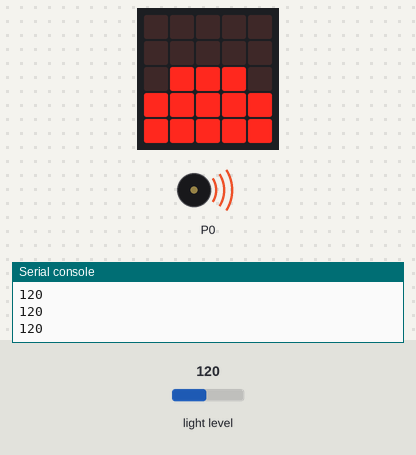
A program run on a simulated BBC micro:bit (MakeCode). Shown: the board's 5×5 LED display, buzzer (waves = sounding), the last lines printed to the serial console. Inputs (shaded band) come from the test bench; at power-on: light level 120.

Above: at 1.2 s.
1.3 s: light level set to 5
At 2.0 s:
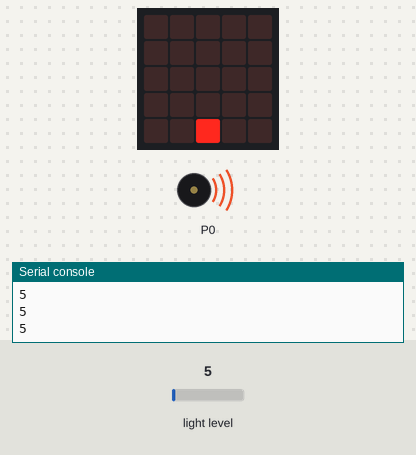
2.8 s: light level set to 64
At 4.0 s:
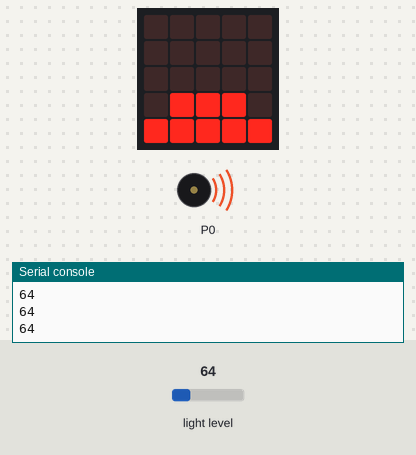
4.3 s: light level set to 128
At 5.4 s:
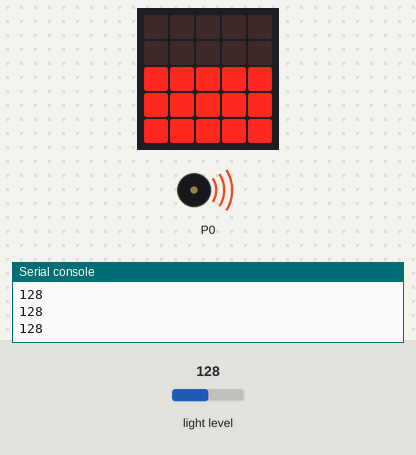
5.8 s: light level set to 191
At 7.0 s:
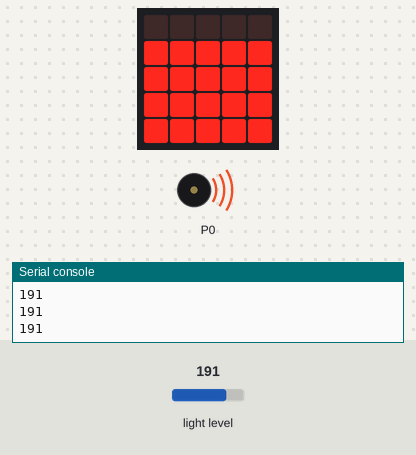
7.3 s: light level set to 250
At 8.1 s:
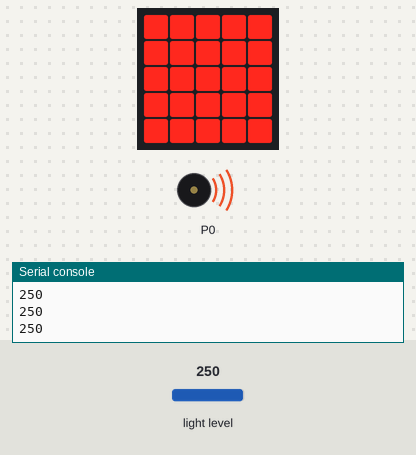
8.8 s: light level set to 29
At 10.2 s:
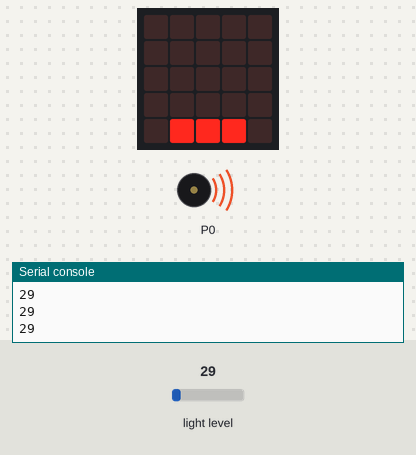
Timing chart, 0 to 11.3 s (numbered marks = the images above; inputs shaded):
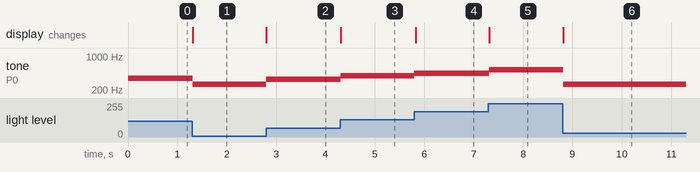

The program:

main.ts
```typescript
basic.clearScreen()
basic.forever(function () {
    led.plotBarGraph(
    input.lightLevel(),
    255
    )
    if (input.lightLevel() >= 0 && input.lightLevel() < 32) {
        music.ringTone(262)
    } else if (input.lightLevel() >= 32 && input.lightLevel() < 64) {
        music.ringTone(294)
    } else if (input.lightLevel() >= 64 && input.lightLevel() < 96) {
        music.ringTone(330)
    } else if (input.lightLevel() >= 96 && input.lightLevel() < 128) {
        music.ringTone(349)
    } else if (input.lightLevel() >= 128 && input.lightLevel() < 160) {
        music.ringTone(392)
    } else if (input.lightLevel() >= 160 && input.lightLevel() < 192) {
        music.ringTone(440)
    } else if (input.lightLevel() >= 192 && input.lightLevel() < 224) {
        music.ringTone(494)
    } else {
        music.ringTone(523)
    }
})
```

test.ts
```typescript
// aquí va el archivo "tests"; esto no se compilará cuando este paquete se utilice como una extensión.
```

Measured:
- after the input at 1.3 s, tone on P0: 349 Hz → 262 Hz at once; the display: changes at once (image 1)
- after the input at 2.8 s, tone on P0: 262 Hz → 330 Hz at once; the display: changes at once (image 2)
- after the input at 4.3 s, tone on P0: 330 Hz → 392 Hz at once; the display: changes at once (image 3)
- after the input at 5.8 s, tone on P0: 392 Hz → 440 Hz at once; the display: changes at once (image 4)
- after the input at 7.3 s, tone on P0: 440 Hz → 523 Hz at once; the display: changes at once (image 5)
- after the input at 8.8 s, tone on P0: 523 Hz → 262 Hz at once; the display: changes at once (image 6)
